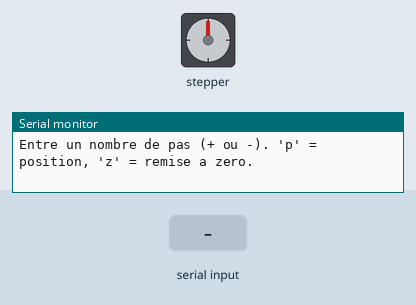
Simulated run of this sketch. Board: ESP32. Parts: stepper motor, the last lines printed to the serial monitor. Wiring (inferred from the names in the program): stepper motor driver (2000 steps per turn assumed): step GPIO 25; direction GPIO 26; enable GPIO 27. The inputs (shaded band) are chosen by the test bench.

Above: at 1.2 s.
1.3 s: "90,45\n" received over Serial
At 1.9 s:
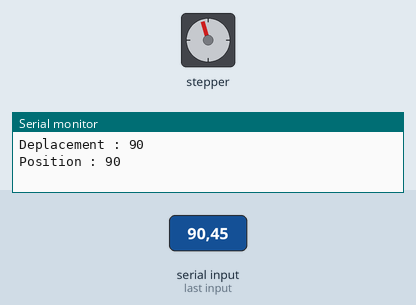
2.9 s: "30,150\n" received over Serial
At 3.5 s:
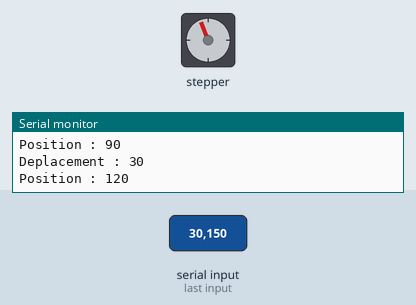
4.4 s: "200\n" received over Serial
At 5.1 s:
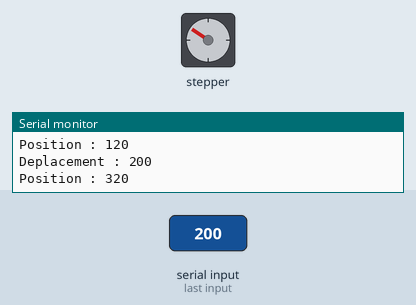
6.3 s: "90\n" received over Serial
At 6.9 s:
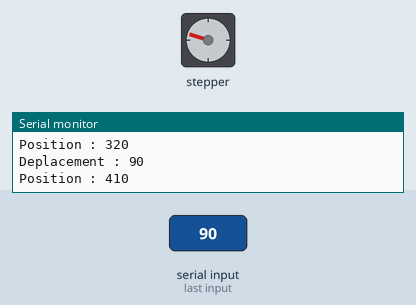
7.9 s: "90,45\n" received over Serial
At 9.2 s:
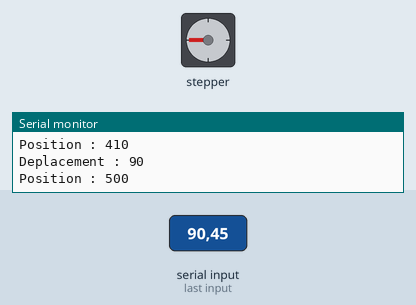
9.5 s: "90\n" received over Serial
At 10.5 s:
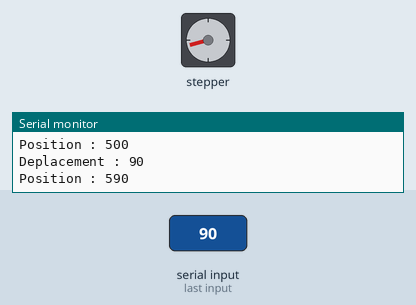
Timing chart, 0 to 12.1 s (numbered marks = the images above; inputs shaded):
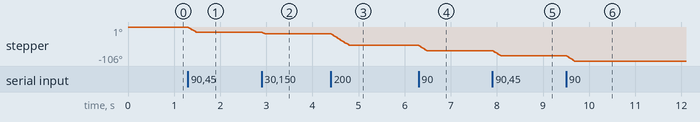

Measured:
- after the input at 1.3 s, stepper: turns 16° counter-clockwise in 0.17 s, starting at once
- after the input at 4.4 s, stepper: turns 36° counter-clockwise in 0.40 s, starting at once
- after the input at 6.3 s, stepper: turns 16° counter-clockwise in 0.18 s, starting at once
- after the input at 7.9 s, stepper: turns 17° counter-clockwise in 0.18 s, starting at once
- after the input at 9.5 s, stepper: turns 16° counter-clockwise in 0.17 s, starting at once

The sketch:

Nema23.ino
```cpp
// test Nema 23 avec TB6600
// SW1 ON, SW2 ON, SW3 OFF, SW4 OFF, SW5 OFF, SW6 ON

const int PUL = 25;
const int DIR = 26;
const int ENA = 27;

const long STEPS_PER_REV = 2000;
const int PULSE_US = 1000;        // demi-période : 1000 = ~150 tr/min. Baisse à 500 pour aller plus vite
const bool POSITIVE_DIR = LOW;    // mets HIGH si le sens est inversé

long position = 0;

void setup() {
  Serial.begin(115200);
  pinMode(PUL, OUTPUT);
  pinMode(DIR, OUTPUT);
  pinMode(ENA, OUTPUT);

  digitalWrite(ENA, LOW);
  digitalWrite(DIR, POSITIVE_DIR);
  digitalWrite(PUL, LOW);

  Serial.println("Entre un nombre de pas (+ ou -). 'p' = position, 'z' = remise a zero.");
}

void moveSteps(long steps) {
  if (steps == 0) return;

  while (Serial.available()) Serial.read();   // vide le buffer avant de bouger

  bool positive = steps > 0;
  digitalWrite(DIR, positive ? POSITIVE_DIR : !POSITIVE_DIR);
  delayMicroseconds(20);

  long n = labs(steps);
  for (long i = 0; i < n; i++) {
    digitalWrite(PUL, HIGH);
    delayMicroseconds(PULSE_US);
    digitalWrite(PUL, LOW);
    delayMicroseconds(PULSE_US);

    position += positive ? 1 : -1;

    if (i > 0 && (i % 50) == 0 && Serial.available()) {
      while (Serial.available()) Serial.read();
      Serial.println("Arret !");
      break;
    }
  }
  Serial.print("Position : ");
  Serial.println(position);
}

void loop() {
  if (Serial.available()) {
    String line = Serial.readStringUntil('\n');
    line.trim();
    if (line.length() == 0) return;

    if (line == "p") {
      Serial.print("Position : ");
      Serial.println(position);
    } else if (line == "z") {
      position = 0;
      Serial.println("Position remise a 0");
    } else {
      long steps = line.toInt();
      Serial.print("Deplacement : ");
      Serial.println(steps);
      moveSteps(steps);
    }
  }
}
```
